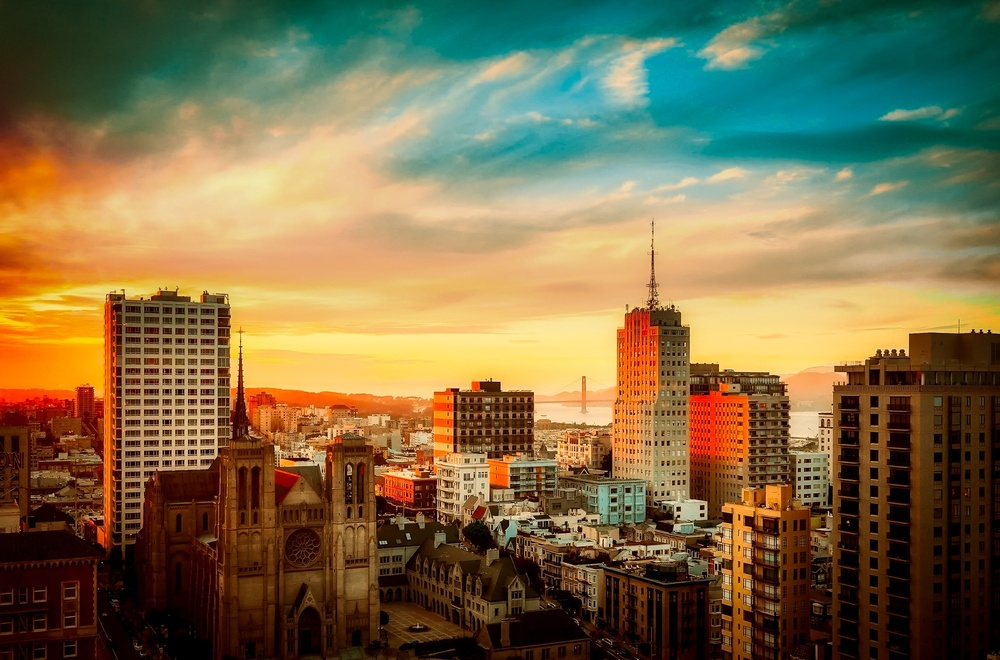
%> input picture photo.jpg, 1000 x 660 px, shrunk from 2000 x 1319 before the run
$ octave RGBGrayBin.m   (GNU Octave 9; MATLAB toolbox functions it lacks are replaced by stand-ins)
%> lines starting %> are read from the running program, lines starting %| are printed output that depends on the picture; in (x1, y1, x2, y2) boxes, pixels count from 0 and x2, y2 are one past the last pixel; in counts of white or black regions, pixels touching at a corner belong together; the program's own positions count from 1
clc;
clear all;
close all;

a = imread('photo.jpg');
%> a is the input picture: size 660x1000x3 uint8; mean R, G, B 125.3, 109.8, 73.2
imshow (a)
title('RGB Image')
figure;

b = rgb2gray(a);
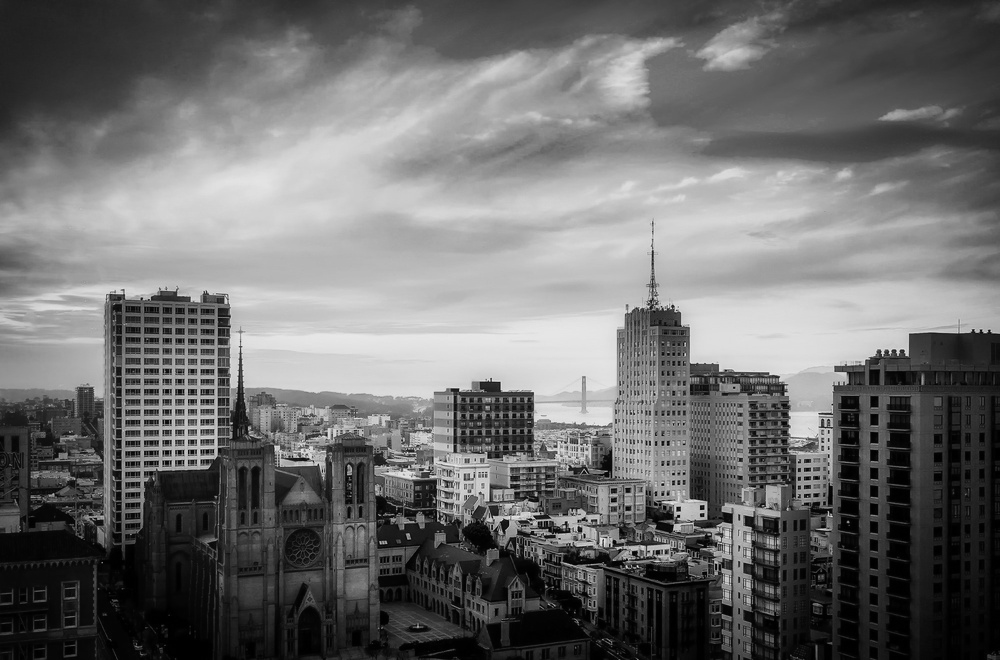
%> b: size 660x1000 uint8; min 0, max 241, mean 110.3
imshow (b)
title('Grayscale Image')
figure;

c = im2bw(a);
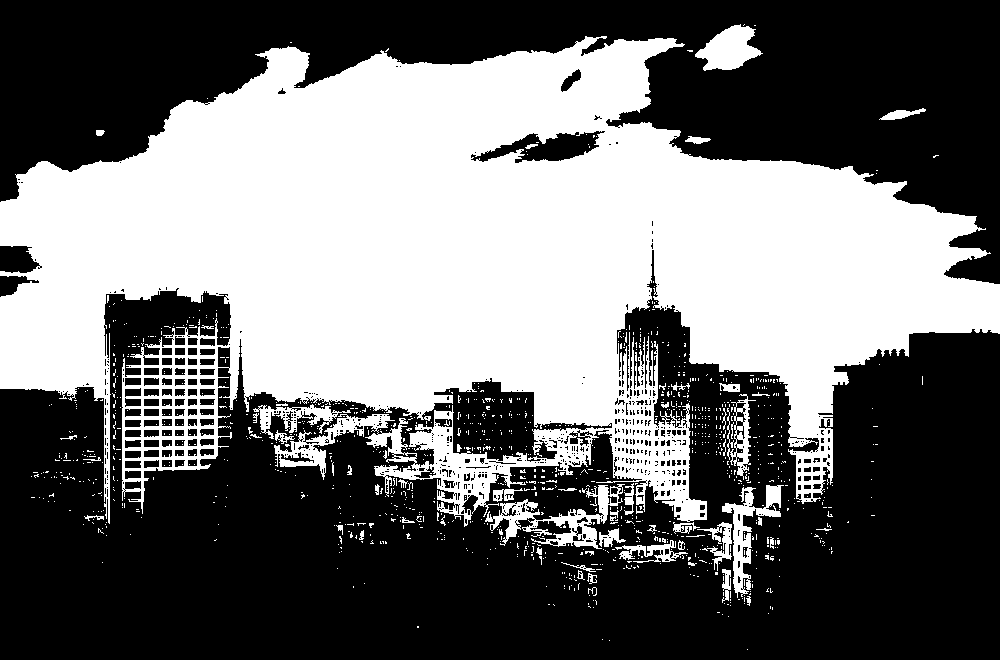
%> c: size 660x1000 logical; 43.3% white; 1171 white regions (1112 under 20 px), largest, box (x1, y1, x2, y2) and area: (0, 36, 1000, 527) 270369, (485, 484, 625, 549) 2602, (722, 485, 784, 598) 1957
imshow (c)
title('Black and White Image')

$ run again, with Building.jpg copied over photo.jpg
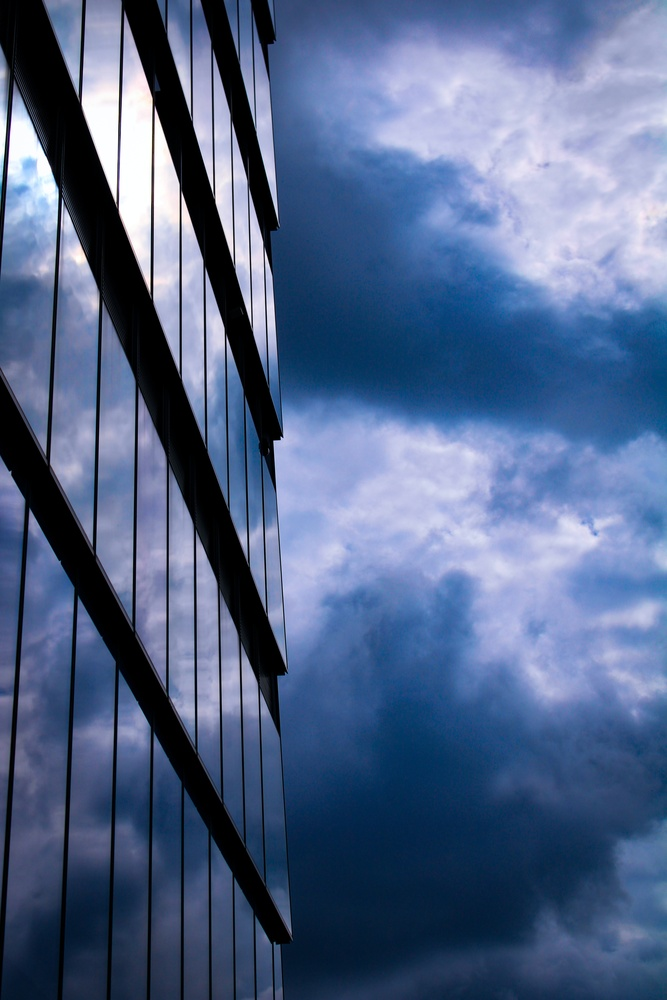
%> input picture Building.jpg, 667 x 1000 px, shrunk from 4000 x 6000 before the run
%> a is the input picture: size 1000x667x3 uint8; mean R, G, B 82.2, 101.6, 137.9
%> `b = rgb2gray(a);`:
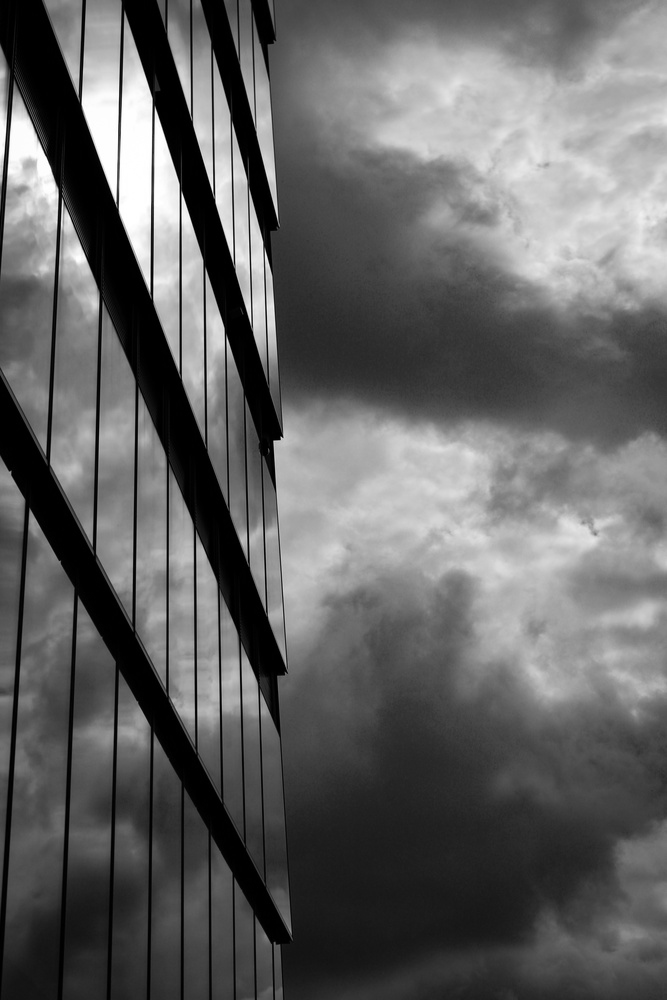
%> b: size 1000x667 uint8; min 0, max 255, mean 99.9
%> `c = im2bw(a);`:
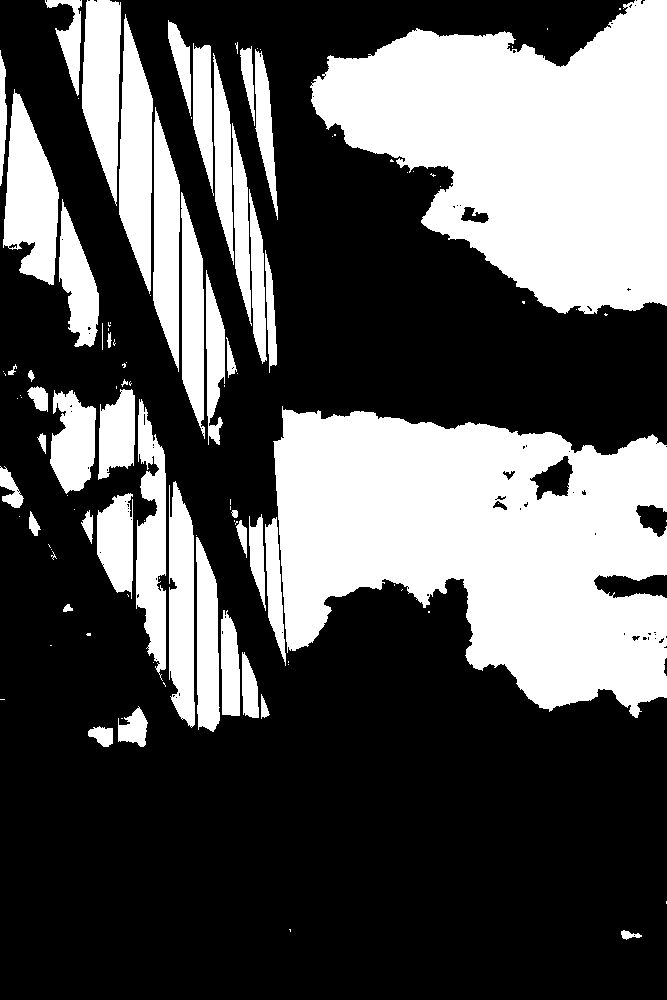
%> c: size 1000x667 logical; 34.8% white; 110 white regions (63 under 20 px), largest, box (x1, y1, x2, y2) and area: (273, 406, 667, 718) 82282, (310, 0, 667, 314) 70335, (3, 89, 59, 285) 6816
